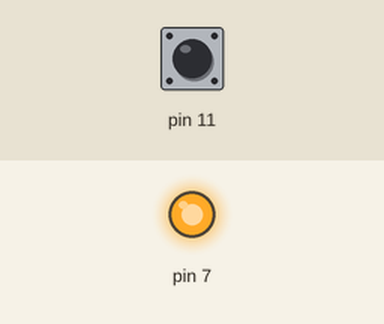
Bench run of a program on a simulated Raspberry Pi (header pin numbers). Shown: output pins drawn as LEDs (lit = HIGH). Inputs (shaded band) come from the test bench; at power-on: pin 11 LOW. What the program prints to the terminal is not drawn.

Above: at 1.2 s.
1.3 s: pin 11 pulled HIGH for 0.15 s
At 1.37 s:
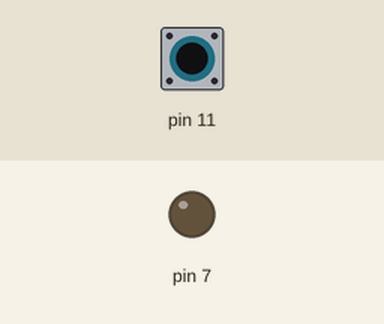
2.9 s: pin 11 pulled HIGH for 3.2 s
At 6.7 s:
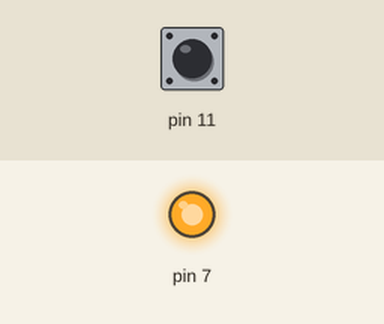
Timing chart, 0 to 8.2 s (numbered marks = the images above; inputs shaded):
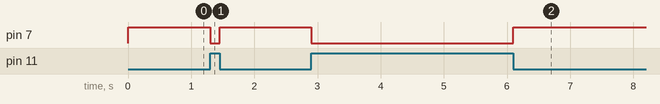

Measured:
- after the input at 1.3 s, pin 7: HIGH → LOW at once, → HIGH 0.15 s later
- after the input at 2.9 s, pin 7: HIGH → LOW at once, → HIGH 3.2 s later

The program:

BUTTON_SIMULATION.py
```python
import RPi.GPIO as GPIO
import time

GPIO.setmode(GPIO.BOARD)
# Pin 7 as output
GPIO.setup(7, GPIO.OUT)
# Pin 11 as output
GPIO.setup(11, GPIO.IN, pull_up_down=GPIO.PUD_DOWN)

try:
    # infinite loop
    while True:
        if GPIO.input(11)== GPIO.LOW:
            GPIO.output(7, GPIO.HIGH)
            #time.sleep(2)
            print("ON")
        else:
            GPIO.output(7, GPIO.LOW)
            #time.sleep(2)
            print("OFF")

except KeyboardInterrupt:
    # turn off if it is ON
    GPIO.output(7, GPIO.LOW )

GPIO.cleanup()
```
